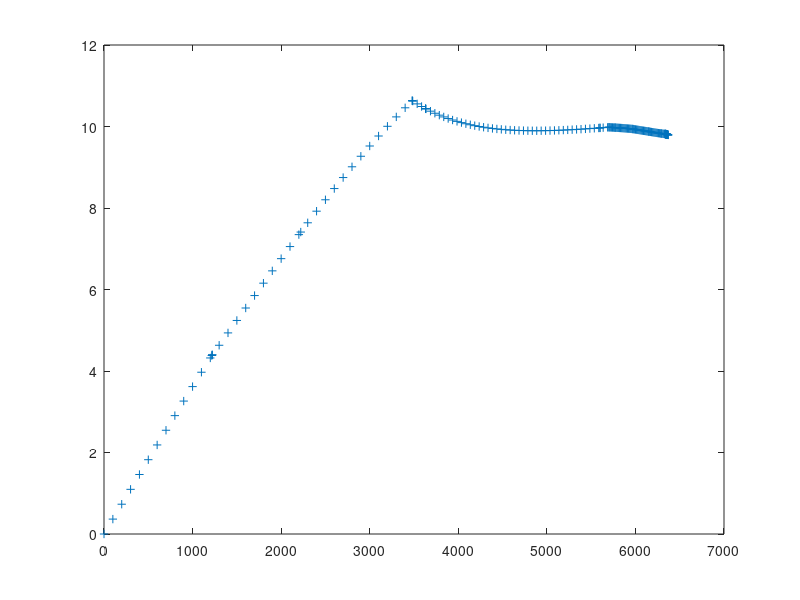

Here is the MATLAB script that generated this plot:
% calculate gravity
clear all; clc;
load prem3L_noocean.mat
G = 6.6723*10^-5; % gravitational constant

dsy = MI(:,2); 
RI = MI(:,1); 

phi = zeros(size(RI)); gref = zeros(size(RI));

% for gravitational acceleration
l = size(RI,1); mas = 0.0; 
for i = 1:l-1
    j = l - i + 1;
    mas = mas + 4*pi/3*(RI(j-1)^3-RI(j)^3)*dsy(j-1); 
    %phi(j-1) = - mas/RI(j-1);
    gref(j-1) = mas/(RI(j-1)^2);
end

% for potential
phi(1) = - mas/RI(1);
for i = 2:l
   phi(i) = phi(i-1) - (gref(i-1)+gref(i))/2*(RI(i-1)-RI(i)); 
end

%phi = phi - mas/RI(1);
%plot(RI,G*phi,'*')
plot(RI,G*gref,'+');
clear i j l 
